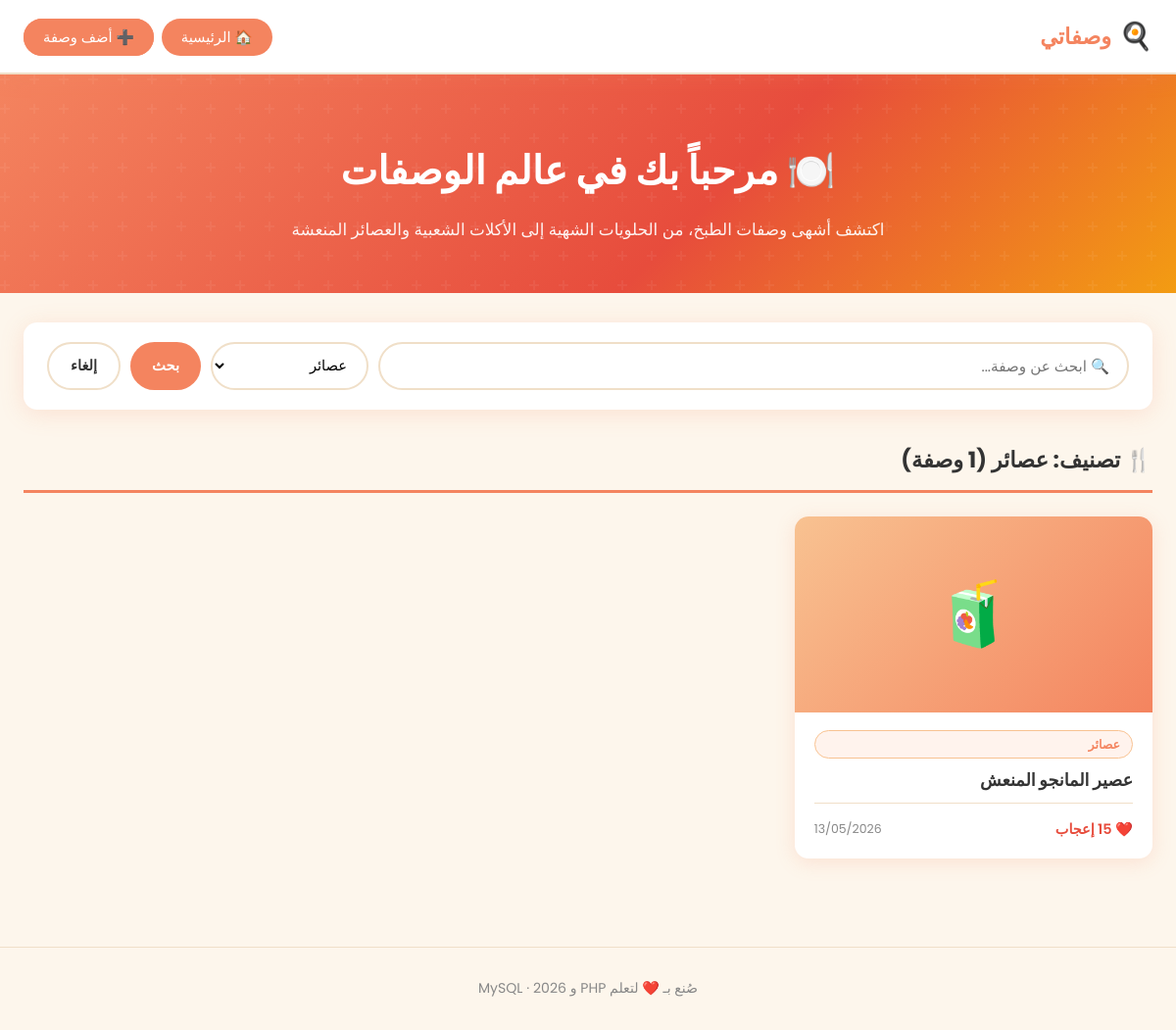
The page /index.php?category=عصائر on the database its author committed.
### tables this page shows
CREATE TABLE IF NOT EXISTS recipes (
    id           INT AUTO_INCREMENT PRIMARY KEY,
    title        VARCHAR(255) NOT NULL              COMMENT 'اسم الوصفة',
    category     VARCHAR(100) NOT NULL              COMMENT 'التصنيف (حلويات، أكلات، عصائر...)',
    ingredients  TEXT         NOT NULL              COMMENT 'المكونات',
    instructions TEXT         NOT NULL              COMMENT 'طريقة التحضير',
    image        VARCHAR(255) DEFAULT 'default.jpg' COMMENT 'اسم ملف الصورة',
    likes        INT          DEFAULT 0             COMMENT 'عدد الإعجابات',
    created_at   DATETIME     DEFAULT CURRENT_TIMESTAMP COMMENT 'تاريخ الإضافة'
);

### classes/Recipe.php (called while the page is built, shortened)
<?php
class Recipe {
    private $pdo;
    public function __construct($pdo) {
        $this->pdo = $pdo;
    }
    public function getAll($category = '') {
        if ($category !== '') {
            $stmt = $this->pdo->prepare(
                "SELECT * FROM recipes WHERE category = ? ORDER BY created_at DESC"
            );
            $stmt->execute([$category]);
        } else {
            $stmt = $this->pdo->query(
                "SELECT * FROM recipes ORDER BY created_at DESC"
            );
        }
        return $stmt->fetchAll();
    }
    public function getCategories() {
        $stmt = $this->pdo->query(
            "SELECT DISTINCT category FROM recipes ORDER BY category"
        );
        return $stmt->fetchAll(PDO::FETCH_COLUMN);
    }
}

### index.php (the view, shortened to what this page needs)
<?php
require_once 'config.php';
require_once 'classes/Recipe.php';
$pdo = getConnection();
$recipeObj = new Recipe($pdo);
$search   = isset($_GET['search'])   ? trim($_GET['search'])   : '';
$category = isset($_GET['category']) ? trim($_GET['category']) : '';
if ($search !== '') {
    $recipes = $recipeObj->search($search);
} else {
    $recipes = $recipeObj->getAll($category);
}
$categories = $recipeObj->getCategories();
?>
<!DOCTYPE html>
<html lang="ar" dir="rtl">
<head>
    <link rel="stylesheet" href="assets/style.css">
</head>
<body>
<nav class="navbar">
    <div class="navbar-inner">
        <a href="index.php" class="navbar-logo">
            <span class="emoji">🍳</span>
            وصفاتي
        </a>
        <ul class="navbar-links">
            <li><a href="index.php" class="active">🏠 الرئيسية</a></li>
            <li><a href="add.php" class="btn-add">➕ أضف وصفة</a></li>
        </ul>
    </div>
</nav>
<div class="hero">
    <h1>🍽️ مرحباً بك في عالم الوصفات</h1>
    <p>اكتشف أشهى وصفات الطبخ، من الحلويات الشهية إلى الأكلات الشعبية والعصائر المنعشة</p>
</div>
<div class="container">
    <div class="search-filter">
        <form method="GET" action="index.php">
            <input
                type="text"
                name="search"
                class="search-input"
                placeholder="🔍 ابحث عن وصفة..."
                value="<?= htmlspecialchars($search) ?>"
            >
            <select name="category" class="filter-select">
                <?php foreach ($categories as $cat): ?>
                    <option value="<?= htmlspecialchars($cat) ?>"
                        <?= ($category === $cat) ? 'selected' : '' ?>>
                        <?= htmlspecialchars($cat) ?>
                    </option>
                <?php endforeach; ?>
            </select>
            <button type="submit" class="btn btn-primary">بحث</button>
            <?php if ($search !== '' || $category !== ''): ?>
                <a href="index.php" class="btn btn-secondary">إلغاء</a>
            <?php endif; ?>
        </form>
    </div>
    <h2 class="section-title">
        🍴
        <?php if ($search !== ''): ?>
            نتائج البحث عن "<?= htmlspecialchars($search) ?>" (<?= count($recipes) ?> نتيجة)
        <?php elseif ($category !== ''): ?>
            تصنيف: <?= htmlspecialchars($category) ?> (<?= count($recipes) ?> وصفة)
        <?php else: ?>
            كل الوصفات (<?= count($recipes) ?> وصفة)
        <?php endif; ?>
    </h2>
    <?php if (empty($recipes)): ?>
        <div class="empty-state">
            <div class="empty-icon">🥘</div>
            <h3>لا توجد وصفات بعد!</h3>
            <p style="margin-bottom:20px;">ابدأ بإضافة أول وصفة لك الآن</p>
            <a href="add.php" class="btn btn-primary">➕ أضف أول وصفة</a>
        </div>
    <?php else: ?>
        <div class="recipes-grid">
            <?php foreach ($recipes as $recipe): ?>
                <div class="recipe-card">
                    <a href="view.php?id=<?= $recipe['id'] ?>">
                        <?php
                        $imgPath = UPLOAD_URL . $recipe['image'];
                        $imgExists = ($recipe['image'] !== 'default.jpg' && file_exists(UPLOAD_DIR . $recipe['image']));
                        ?>
                        <?php if ($imgExists): ?>
                            <img
                                src="<?= htmlspecialchars($imgPath) ?>"
                                alt="<?= htmlspecialchars($recipe['title']) ?>"
                                class="recipe-card-img"
                            >
                        <?php else: ?>
                            <div class="recipe-card-img-placeholder">
                                <?php
                                $emojis = [
                                    'حلويات' => '🍰',
                                    'أكلات'  => '🍲',
                                    'عصائر'  => '🧃',
                                    'سلطات'  => '🥗',
                                    'شوربات' => '🥣',
                                ];
                                echo $emojis[$recipe['category']] ?? '🍽️';
                                ?>
                            </div>
                        <?php endif; ?>
                    </a>
                    <div class="recipe-card-body">
                        <span class="recipe-card-category">
                            <?= htmlspecialchars($recipe['category']) ?>
                        </span>
                        <a href="view.php?id=<?= $recipe['id'] ?>">
                            <h3 class="recipe-card-title">
                                <?= htmlspecialchars($recipe['title']) ?>
                            </h3>
                        </a>
                        <div class="recipe-card-footer">
                            <span class="recipe-likes">
                                ❤️ <?= $recipe['likes'] ?> إعجاب
                            </span>
                            <span class="recipe-card-date">
                                <?= date('d/m/Y', strtotime($recipe['created_at'])) ?>
                            </span>
                        </div>
                    </div>
                </div>
            <?php endforeach; ?>
        </div>
    <?php endif; ?>
</div>
<footer class="footer">
    <p>صُنع بـ <span>❤️</span> لتعلم PHP و MySQL · <?= date('Y') ?></p>
</footer>
</body>
</html>

### rows shown on the page
recipes: category "🧃", category "عصائر", title "عصير المانجو المنعش", likes "15", created_at "13/05/2026"

### other values the page prints
$category "عصائر"
form field category "عصائر"
